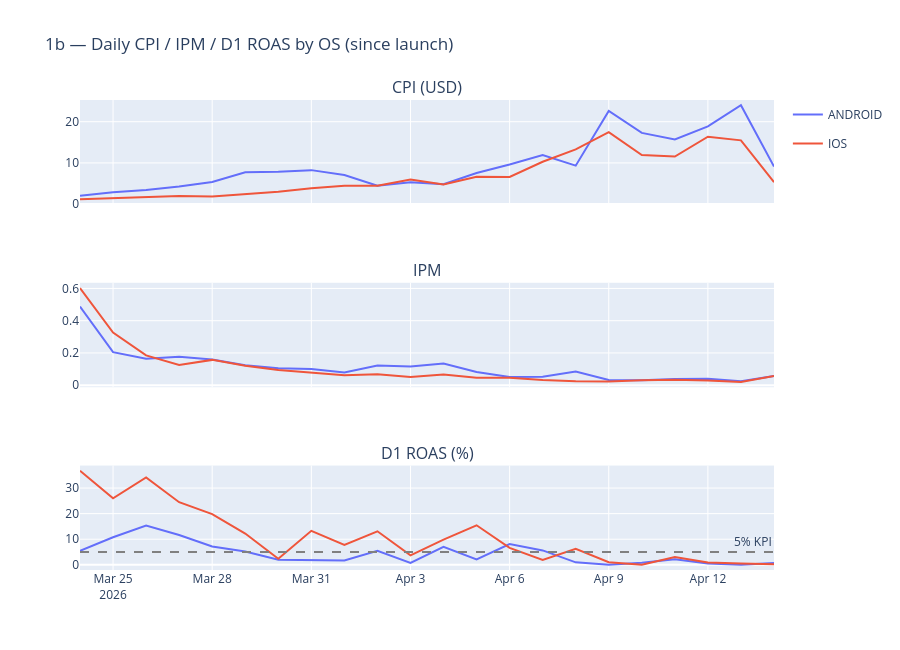

This figure's notebook cell:
### Markdown cell above
### 1b — Daily Trend (Since Launch)

### Code cell
q_daily = f"""
SELECT
  date_utc,
  campaign.os                                        AS os,
  SUM(gross_spend_usd)                               AS spend,
  SUM(impressions)                                   AS impressions,
  SUM(installs)                                      AS installs,
  SAFE_DIVIDE(SUM(gross_spend_usd), SUM(installs))   AS cpi,
  SAFE_DIVIDE(SUM(installs), SUM(impressions)) * 1000 AS ipm,
  SAFE_DIVIDE(SUM(gross_spend_usd), SUM(impressions)) * 1000 AS cpm,
  SUM(revenue_d1)                                    AS revenue_d1,
  SAFE_DIVIDE(SUM(revenue_d1), SUM(gross_spend_usd)) AS roas_d1,
  SUM(revenue_d7)                                    AS revenue_d7,
  SAFE_DIVIDE(SUM(revenue_d7), SUM(gross_spend_usd)) AS roas_d7
FROM `moloco-ae-view.athena.fact_dsp_core`
WHERE campaign_id IN {CAMPAIGN_SQL}
  AND date_utc >= '{LAUNCH_DATE}'
  AND date_utc < '{ANALYSIS_DATE}'
GROUP BY 1, 2 ORDER BY 1, 2
"""
df_daily = run_query(q_daily, '1b Daily trend since launch')
df_daily['date_utc'] = pd.to_datetime(df_daily['date_utc'])

fig = make_subplots(rows=3, cols=1, shared_xaxes=True,
    subplot_titles=['CPI (USD)', 'IPM', 'D1 ROAS (%)'])
colors = {'ANDROID': '#636EFA', 'IOS': '#EF553B'}
for os_val in ['ANDROID', 'IOS']:
    d = df_daily[df_daily['os'] == os_val].sort_values('date_utc')
    show_leg = True
    fig.add_scatter(x=d['date_utc'], y=d['cpi'], name=os_val, line_color=colors[os_val],
                    legendgroup=os_val, showlegend=show_leg, row=1, col=1)
    fig.add_scatter(x=d['date_utc'], y=d['ipm'], name=os_val, line_color=colors[os_val],
                    legendgroup=os_val, showlegend=False, row=2, col=1)
    fig.add_scatter(x=d['date_utc'], y=d['roas_d1'] * 100, name=os_val, line_color=colors[os_val],
                    legendgroup=os_val, showlegend=False, row=3, col=1)
fig.add_hline(y=ROAS_D1_TARGET * 100, line_dash='dash', line_color='gray',
              annotation_text='5% KPI', row=3, col=1)
fig.update_layout(height=650, title='1b — Daily CPI / IPM / D1 ROAS by OS (since launch)')
fig.show()
fig.write_image(os.path.join(CHART_DIR, '1b_daily_cpi_ipm_roas.png'), scale=2)

### Figure 1 — Plotly figure (JSON) as saved in the notebook; plotly's stock layout.template omitted (floating-point values rounded to 4 significant figures)
{"data": [{"legendgroup": "ANDROID", "line": {"color": "#636EFA"}, "name": "ANDROID", "showlegend": true, "type": "scatter", "x": ["2026-03-24T00:00:00", "2026-03-25T00:00:00", "2026-03-26T00:00:00", "2026-03-27T00:00:00", "2026-03-28T00:00:00", "2026-03-29T00:00:00", "2026-03-30T00:00:00", "2026-03-31T00:00:00", "2026-04-01T00:00:00", "2026-04-02T00:00:00", "2026-04-03T00:00:00", "2026-04-04T00:00:00", "2026-04-05T00:00:00", "2026-04-06T00:00:00", "2026-04-07T00:00:00", "2026-04-08T00:00:00", "2026-04-09T00:00:00", "2026-04-10T00:00:00", "2026-04-11T00:00:00", "2026-04-12T00:00:00", "2026-04-13T00:00:00", "2026-04-14T00:00:00"], "xaxis": "x", "y": [2.009, 2.869, 3.44, 4.27, 5.357, 7.735, 7.839, 8.247, 7.046, 4.473, 5.3, 4.847, 7.556, 9.625, 11.91, 9.331, 22.63, 17.29, 15.72, 18.85, 24.0, 9.129], "yaxis": "y"}, {"legendgroup": "ANDROID", "line": {"color": "#636EFA"}, "name": "ANDROID", "showlegend": false, "type": "scatter", "x": ["2026-03-24T00:00:00", "2026-03-25T00:00:00", "2026-03-26T00:00:00", "2026-03-27T00:00:00", "2026-03-28T00:00:00", "2026-03-29T00:00:00", "2026-03-30T00:00:00", "2026-03-31T00:00:00", "2026-04-01T00:00:00", "2026-04-02T00:00:00", "2026-04-03T00:00:00", "2026-04-04T00:00:00", "2026-04-05T00:00:00", "2026-04-06T00:00:00", "2026-04-07T00:00:00", "2026-04-08T00:00:00", "2026-04-09T00:00:00", "2026-04-10T00:00:00", "2026-04-11T00:00:00", "2026-04-12T00:00:00", "2026-04-13T00:00:00", "2026-04-14T00:00:00"], "xaxis": "x2", "y": [0.4877, 0.205, 0.1644, 0.1765, 0.1601, 0.1237, 0.1046, 0.1012, 0.07959, 0.1215, 0.1163, 0.1339, 0.08171, 0.05058, 0.05288, 0.08559, 0.03196, 0.03107, 0.03876, 0.03985, 0.02537, 0.05772], "yaxis": "y2"}, {"legendgroup": "ANDROID", "line": {"color": "#636EFA"}, "name": "ANDROID", "showlegend": false, "type": "scatter", "x": ["2026-03-24T00:00:00", "2026-03-25T00:00:00", "2026-03-26T00:00:00", "2026-03-27T00:00:00", "2026-03-28T00:00:00", "2026-03-29T00:00:00", "2026-03-30T00:00:00", "2026-03-31T00:00:00", "2026-04-01T00:00:00", "2026-04-02T00:00:00", "2026-04-03T00:00:00", "2026-04-04T00:00:00", "2026-04-05T00:00:00", "2026-04-06T00:00:00", "2026-04-07T00:00:00", "2026-04-08T00:00:00", "2026-04-09T00:00:00", "2026-04-10T00:00:00", "2026-04-11T00:00:00", "2026-04-12T00:00:00", "2026-04-13T00:00:00", "2026-04-14T00:00:00"], "xaxis": "x3", "y": [5.456, 10.78, 15.34, 11.67, 7.139, 5.187, 1.962, 1.838, 1.645, 5.451, 0.7385, 7.001, 2.059, 8.107, 5.618, 0.9451, 0.03629, 0.7958, 2.18, 0.543, 0.0, 0.6876], "yaxis": "y3"}, {"legendgroup": "IOS", "line": {"color": "#EF553B"}, "name": "IOS", "showlegend": true, "type": "scatter", "x": ["2026-03-24T00:00:00", "2026-03-25T00:00:00", "2026-03-26T00:00:00", "2026-03-27T00:00:00", "2026-03-28T00:00:00", "2026-03-29T00:00:00", "2026-03-30T00:00:00", "2026-03-31T00:00:00", "2026-04-01T00:00:00", "2026-04-02T00:00:00", "2026-04-03T00:00:00", "2026-04-04T00:00:00", "2026-04-05T00:00:00", "2026-04-06T00:00:00", "2026-04-07T00:00:00", "2026-04-08T00:00:00", "2026-04-09T00:00:00", "2026-04-10T00:00:00", "2026-04-11T00:00:00", "2026-04-12T00:00:00", "2026-04-13T00:00:00", "2026-04-14T00:00:00"], "xaxis": "x", "y": [1.186, 1.464, 1.612, 1.957, 1.847, 2.407, 2.995, 3.857, 4.473, 4.466, 5.954, 4.762, 6.611, 6.609, 10.28, 13.28, 17.47, 11.9, 11.56, 16.35, 15.47, 5.313], "yaxis": "y"}, {"legendgroup": "IOS", "line": {"color": "#EF553B"}, "name": "IOS", "showlegend": false, "type": "scatter", "x": ["2026-03-24T00:00:00", "2026-03-25T00:00:00", "2026-03-26T00:00:00", "2026-03-27T00:00:00", "2026-03-28T00:00:00", "2026-03-29T00:00:00", "2026-03-30T00:00:00", "2026-03-31T00:00:00", "2026-04-01T00:00:00", "2026-04-02T00:00:00", "2026-04-03T00:00:00", "2026-04-04T00:00:00", "2026-04-05T00:00:00", "2026-04-06T00:00:00", "2026-04-07T00:00:00", "2026-04-08T00:00:00", "2026-04-09T00:00:00", "2026-04-10T00:00:00", "2026-04-11T00:00:00", "2026-04-12T00:00:00", "2026-04-13T00:00:00", "2026-04-14T00:00:00"], "xaxis": "x2", "y": [0.6027, 0.3262, 0.1849, 0.1256, 0.157, 0.1213, 0.09432, 0.07851, 0.06176, 0.06746, 0.05045, 0.0661, 0.04682, 0.04643, 0.03218, 0.02482, 0.02243, 0.03139, 0.0338, 0.02877, 0.01998, 0.05745], "yaxis": "y2"}, {"legendgroup": "IOS", "line": {"color": "#EF553B"}, "name": "IOS", "showlegend": false, "type": "scatter", "x": ["2026-03-24T00:00:00", "2026-03-25T00:00:00", "2026-03-26T00:00:00", "2026-03-27T00:00:00", "2026-03-28T00:00:00", "2026-03-29T00:00:00", "2026-03-30T00:00:00", "2026-03-31T00:00:00", "2026-04-01T00:00:00", "2026-04-02T00:00:00", "2026-04-03T00:00:00", "2026-04-04T00:00:00", "2026-04-05T00:00:00", "2026-04-06T00:00:00", "2026-04-07T00:00:00", "2026-04-08T00:00:00", "2026-04-09T00:00:00", "2026-04-10T00:00:00", "2026-04-11T00:00:00", "2026-04-12T00:00:00", "2026-04-13T00:00:00", "2026-04-14T00:00:00"], "xaxis": "x3", "y": [36.75, 26.01, 34.13, 24.47, 19.84, 12.2, 2.323, 13.28, 7.737, 13.09, 3.702, 9.818, 15.45, 6.613, 1.9, 6.249, 0.9738, 0.0, 3.063, 0.8814, 0.52, 0.1617], "yaxis": "y3"}], "layout": {"annotations": [{"font": {"size": 16}, "showarrow": false, "text": "CPI (USD)", "x": 0.5, "xanchor": "center", "xref": "paper", "y": 1, "yanchor": "bottom", "yref": "paper"}, {"font": {"size": 16}, "showarrow": false, "text": "IPM", "x": 0.5, "xanchor": "center", "xref": "paper", "y": 0.6111, "yanchor": "bottom", "yref": "paper"}, {"font": {"size": 16}, "showarrow": false, "text": "D1 ROAS (%)", "x": 0.5, "xanchor": "center", "xref": "paper", "y": 0.2222, "yanchor": "bottom", "yref": "paper"}, {"showarrow": false, "text": "5% KPI", "x": 1, "xanchor": "right", "xref": "x3 domain", "y": 5, "yanchor": "bottom", "yref": "y3"}], "height": 650, "shapes": [{"line": {"color": "gray", "dash": "dash"}, "type": "line", "x0": 0, "x1": 1, "xref": "x3 domain", "y0": 5, "y1": 5, "yref": "y3"}], "title": {"text": "1b — Daily CPI / IPM / D1 ROAS by OS (since launch)"}, "xaxis": {"anchor": "y", "domain": [0, 1], "matches": "x3", "showticklabels": false}, "xaxis2": {"anchor": "y2", "domain": [0, 1], "matches": "x3", "showticklabels": false}, "xaxis3": {"anchor": "y3", "domain": [0, 1]}, "yaxis": {"anchor": "x", "domain": [0.7778, 1]}, "yaxis2": {"anchor": "x2", "domain": [0.3889, 0.6111]}, "yaxis3": {"anchor": "x3", "domain": [0, 0.2222]}}}
